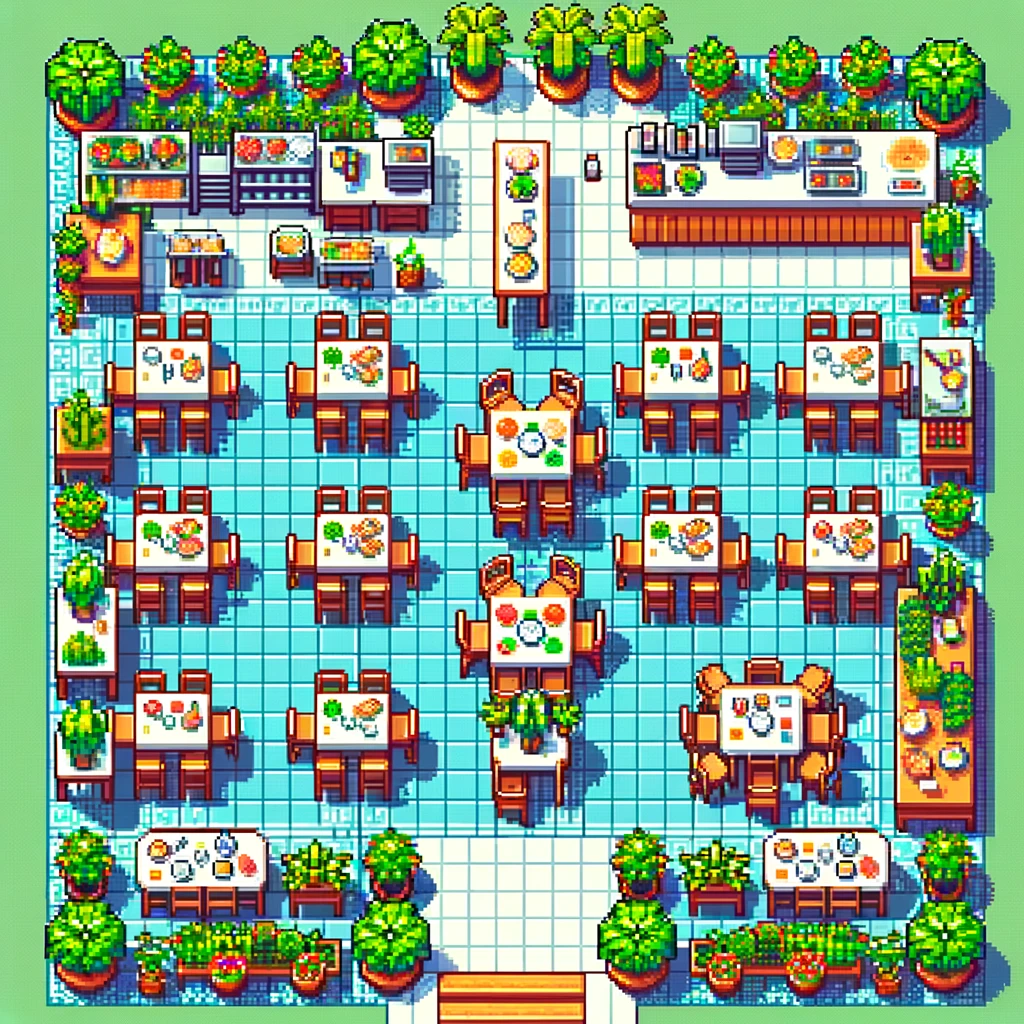

This game map was drawn from its Tiled (.tmx) file and the tilesets committed beside it. A one-line description and the full map source follow:
An orthogonal 32x32 tile map with 32x32 px tiles, 1 tile layer (Tile Layer 1).

<map version="1.10" tiledversion="1.10.2" orientation="orthogonal" renderorder="right-down" width="32" height="32" tilewidth="32" tileheight="32" infinite="0" nextlayerid="2" nextobjectid="1">
 <tileset firstgid="1" source="assets/piazza5.0.tsx" />
 <layer id="1" name="Tile Layer 1" width="32" height="32">
  <data encoding="csv">
1,2,3,4,5,6,7,8,9,10,11,12,13,14,15,16,17,18,19,20,21,22,23,24,25,26,27,28,29,30,31,32,
33,34,35,36,37,38,39,40,41,42,43,44,45,46,47,48,49,50,51,52,53,54,55,56,57,58,59,60,61,62,63,64,
65,66,67,68,69,70,71,72,73,74,75,76,77,78,79,80,81,82,83,84,85,86,87,88,89,90,91,92,93,94,95,96,
97,98,99,100,101,102,103,104,105,106,107,108,109,110,111,112,113,114,115,116,117,118,119,120,121,122,123,124,125,126,127,128,
129,130,131,132,133,134,135,136,137,138,139,140,141,142,143,144,145,146,147,148,149,150,151,152,153,154,155,156,157,158,159,160,
161,162,163,164,165,166,167,168,169,170,171,172,173,174,175,176,177,178,179,180,181,182,183,184,185,186,187,188,189,190,191,192,
193,194,195,196,197,198,199,200,201,202,203,204,205,206,207,208,209,210,211,212,213,214,215,216,217,218,219,220,221,222,223,224,
225,226,227,228,229,230,231,232,233,234,235,236,237,238,239,240,241,242,243,244,245,246,247,248,249,250,251,252,253,254,255,256,
257,258,259,260,261,262,263,264,265,266,267,268,269,270,271,272,273,274,275,276,277,278,279,280,281,282,283,284,285,286,287,288,
289,290,291,292,293,294,295,296,297,298,299,300,301,302,303,304,305,306,307,308,309,310,311,312,313,314,315,316,317,318,319,320,
321,322,323,324,325,326,327,328,329,330,331,332,333,334,335,336,337,338,339,340,341,342,343,344,345,346,347,348,349,350,351,352,
353,354,355,356,357,358,359,360,361,362,363,364,365,366,367,368,369,370,371,372,373,374,375,376,377,378,379,380,381,382,383,384,
385,386,387,388,389,390,391,392,393,394,395,396,397,398,399,400,401,402,403,404,405,406,407,408,409,410,411,412,413,414,415,416,
417,418,419,420,421,422,423,424,425,426,427,428,429,430,431,432,433,434,435,436,437,438,439,440,441,442,443,444,445,446,447,448,
449,450,451,452,453,454,455,456,457,458,459,460,461,462,463,464,465,466,467,468,469,470,471,472,473,474,475,476,477,478,479,480,
481,482,483,484,485,486,487,488,489,490,491,492,493,494,495,496,497,498,499,500,501,502,503,504,505,506,507,508,509,510,511,512,
513,514,515,516,517,518,519,520,521,522,523,524,525,526,527,528,529,530,531,532,533,534,535,536,537,538,539,540,541,542,543,544,
545,546,547,548,549,550,551,552,553,554,555,556,557,558,559,560,561,562,563,564,565,566,567,568,569,570,571,572,573,574,575,576,
577,578,579,580,581,582,583,584,585,586,587,588,589,590,591,592,593,594,595,596,597,598,599,600,601,602,603,604,605,606,607,608,
609,610,611,612,613,614,615,616,617,618,619,620,621,622,623,624,625,626,627,628,629,630,631,632,633,634,635,636,637,638,639,640,
641,642,643,644,645,646,647,648,649,650,651,652,653,654,655,656,657,658,659,660,661,662,663,664,665,666,667,668,669,670,671,672,
673,674,675,676,677,678,679,680,681,682,683,684,685,686,687,688,689,690,691,692,693,694,695,696,697,698,699,700,701,702,703,704,
705,706,707,708,709,710,711,712,713,714,715,716,717,718,719,720,721,722,723,724,725,726,727,728,729,730,731,732,733,734,735,736,
737,738,739,740,741,742,743,744,745,746,747,748,749,750,751,752,753,754,755,756,757,758,759,760,761,762,763,764,765,766,767,768,
769,770,771,772,773,774,775,776,777,778,779,780,781,782,783,784,785,786,787,788,789,790,791,792,793,794,795,796,797,798,799,800,
801,802,803,804,805,806,807,808,809,810,811,812,813,814,815,816,817,818,819,820,821,822,823,824,825,826,827,828,829,830,831,832,
833,834,835,836,837,838,839,840,841,842,843,844,845,846,847,848,849,850,851,852,853,854,855,856,857,858,859,860,861,862,863,864,
865,866,867,868,869,870,871,872,873,874,875,876,877,878,879,880,881,882,883,884,885,886,887,888,889,890,891,892,893,894,895,896,
897,898,899,900,901,902,903,904,905,906,907,908,909,910,911,912,913,914,915,916,917,918,919,920,921,922,923,924,925,926,927,928,
929,930,931,932,933,934,935,936,937,938,939,940,941,942,943,944,945,946,947,948,949,950,951,952,953,954,955,956,957,958,959,960,
961,962,963,964,965,966,967,968,969,970,971,972,973,974,975,976,977,978,979,980,981,982,983,984,985,986,987,988,989,990,991,992,
993,994,995,996,997,998,999,1000,1001,1002,1003,1004,1005,1006,1007,1008,1009,1010,1011,1012,1013,1014,1015,1016,1017,1018,1019,1020,1021,1022,1023,1024
</data>
 </layer>
</map>